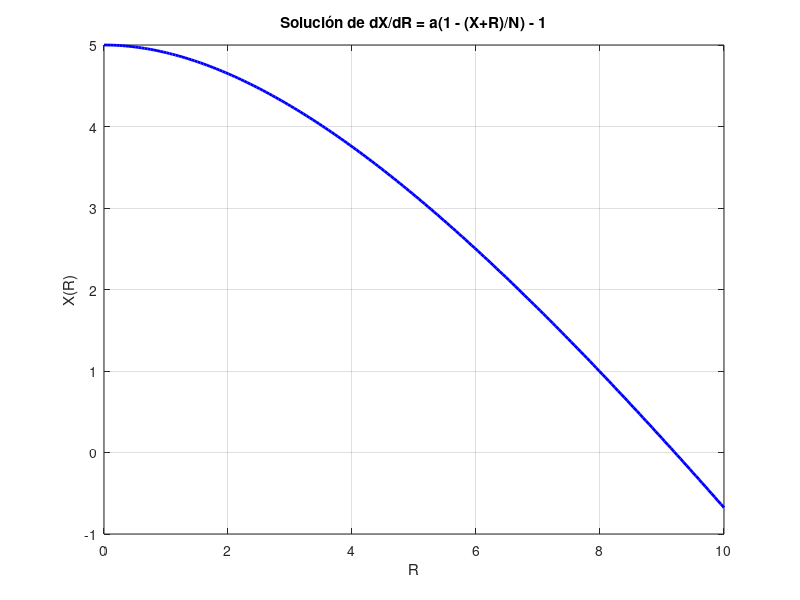

This chart was generated by the following MATLAB code:
% =========================================================
% Resolver la EDO:
%   dX/dR = a*(1 - (X + R)/N) - 1
% usando lsode en Octave
% =========================================================

clear; clc; close all;

% -------------------------
% Parámetros de la ecuación
% -------------------------
a = 2;      % Ajusta este valor
N = 10;     % Ajusta este valor

% -------------------------
% Condición inicial y dominio de R
% -------------------------
R0 = 0;     % Valor inicial de R
X0 = 5;     % Condición inicial: X(R0) = X0
Rf = 10;    % Valor final de R
n  = 200;   % Número de puntos para la solución

% -------------------------
% Definir la función f(X,R)
% lsode espera f(X,R), no f(R,X)
% -------------------------
f = @(X, R) a * (1 - (X + R) / N) - 1;

% Vector de valores de R donde se calculará la solución
R_span = linspace(R0, Rf, n);

% -------------------------
% Resolver la EDO con lsode
% -------------------------
[X_sol, istate, msg] = lsode(f, X0, R_span);

% Mostrar estado de la integración
printf('istate = %d\n', istate);
if istate ~= 1
  printf('Mensaje de lsode: %s\n', msg);
end

% -------------------------
% Graficar la solución
% -------------------------
figure;
plot(R_span, X_sol, 'b-', 'LineWidth', 2);
xlabel('R');
ylabel('X(R)');
title('Solución de dX/dR = a(1 - (X+R)/N) - 1');
grid on;

% -------------------------
% Mostrar algunos valores numéricos
% -------------------------
disp('     R          X(R)');
disp([R_span(:), X_sol(:)]);
